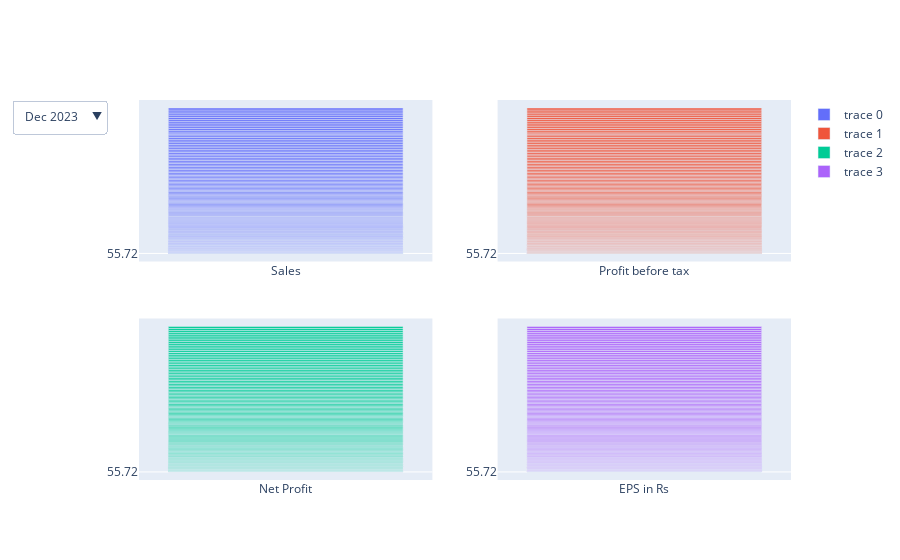

Notebook code cell kept with this figure:
### Code cell
buttons = [
            {
             'method': 'update', 
             'label': col, 
             'args': [ {'y': [df_sales[col]]} ]
            } 
            for col in df_sales.iloc[:, 2:]
          ]

# add menus
updatemenus = [
               {'buttons': buttons,
                'direction': 'down',
                'showactive': True,
               }
              ]


# update layout with buttons, and show the figure
fig.update_layout(updatemenus=updatemenus)

fig.show()

### Figure 1 — Plotly figure (JSON) as saved in the notebook; plotly's stock layout.template omitted (floating-point values rounded to 4 significant figures; data arrays with more than 128 entries replaced by an {"elided": "..."} marker saying what was removed)
{"data": [{"type": "bar", "x": {"elided": "160 str values"}, "xaxis": "x", "y": {"elided": "160 str values"}, "yaxis": "y"}, {"type": "bar", "x": {"elided": "160 str values"}, "xaxis": "x2", "y": {"elided": "160 str values"}, "yaxis": "y2"}, {"type": "bar", "x": {"elided": "160 str values"}, "xaxis": "x3", "y": {"elided": "160 str values"}, "yaxis": "y3"}, {"type": "bar", "x": {"elided": "160 str values"}, "xaxis": "x4", "y": {"elided": "160 str values"}, "yaxis": "y4"}], "layout": {"autosize": true, "updatemenus": [{"active": 11, "buttons": [{"args": [{"y": {"elided": "1x160 str values"}}], "label": "Mar 2021", "method": "update"}, {"args": [{"y": {"elided": "1x160 str values"}}], "label": "Jun 2021", "method": "update"}, {"args": [{"y": {"elided": "1x160 str values"}}], "label": "Sep 2021", "method": "update"}, {"args": [{"y": {"elided": "1x160 str values"}}], "label": "Dec 2021", "method": "update"}, {"args": [{"y": {"elided": "1x160 str values"}}], "label": "Mar 2022", "method": "update"}, {"args": [{"y": {"elided": "1x160 str values"}}], "label": "Jun 2022", "method": "update"}, {"args": [{"y": {"elided": "1x160 str values"}}], "label": "Sep 2022", "method": "update"}, {"args": [{"y": {"elided": "1x160 str values"}}], "label": "Dec 2022", "method": "update"}, {"args": [{"y": {"elided": "1x160 str values"}}], "label": "Mar 2023", "method": "update"}, {"args": [{"y": {"elided": "1x160 str values"}}], "label": "Jun 2023", "method": "update"}, {"args": [{"y": {"elided": "1x160 str values"}}], "label": "Sep 2023", "method": "update"}, {"args": [{"y": {"elided": "1x160 str values"}}], "label": "Dec 2023", "method": "update"}, {"args": [{"y": {"elided": "1x160 str values"}}], "label": "Mar 2024", "method": "update"}, {"args": [{"y": {"elided": "1x160 str values"}}], "label": "Jun 2024", "method": "update"}], "direction": "down", "showactive": true}], "xaxis": {"anchor": "y", "autorange": true, "domain": [0, 0.45], "range": [-0.5, 0.5], "type": "category"}, "xaxis2": {"anchor": "y2", "autorange": true, "domain": [0.55, 1], "range": [-0.5, 0.5], "type": "category"}, "xaxis3": {"anchor": "y3", "autorange": true, "domain": [0, 0.45], "range": [-0.5, 0.5], "type": "category"}, "xaxis4": {"anchor": "y4", "autorange": true, "domain": [0.55, 1], "range": [-0.5, 0.5], "type": "category"}, "yaxis": {"anchor": "x", "autorange": true, "domain": [0.575, 1], "range": [-653.1, 12410.0], "type": "category"}, "yaxis2": {"anchor": "x2", "autorange": true, "domain": [0.575, 1], "range": [-653.1, 12410.0], "type": "category"}, "yaxis3": {"anchor": "x3", "autorange": true, "domain": [0, 0.425], "range": [-653.1, 12410.0], "type": "category"}, "yaxis4": {"anchor": "x4", "autorange": true, "domain": [0, 0.425], "range": [-653.1, 12410.0], "type": "category"}}}
